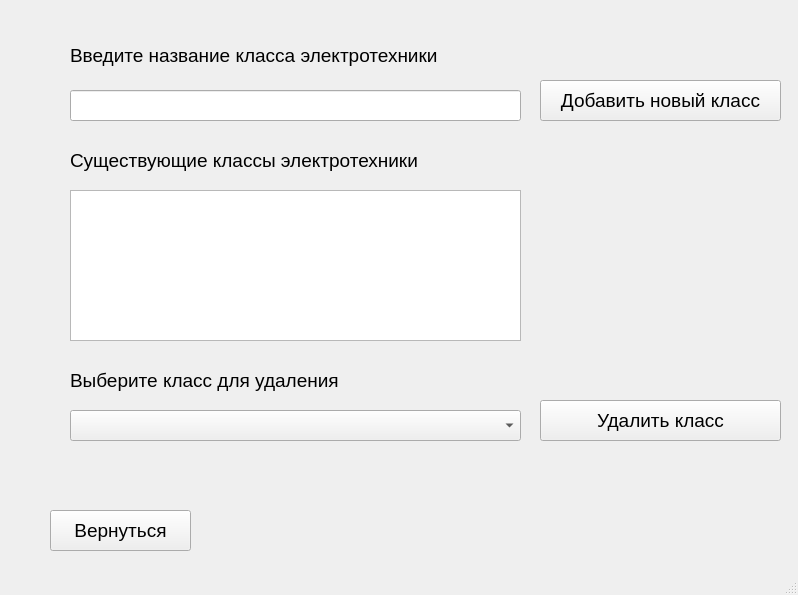
<?xml version="1.0" encoding="UTF-8"?>
<ui version="4.0">
 <class>classEditor</class>
 <widget class="QMainWindow" name="classEditor">
  <property name="geometry">
   <rect>
    <x>0</x>
    <y>0</y>
    <width>798</width>
    <height>595</height>
   </rect>
  </property>
  <property name="minimumSize">
   <size>
    <width>798</width>
    <height>595</height>
   </size>
  </property>
  <property name="maximumSize">
   <size>
    <width>798</width>
    <height>595</height>
   </size>
  </property>
  <property name="windowTitle">
   <string>Редактор знаний. Классы</string>
  </property>
  <widget class="QWidget" name="centralwidget">
   <widget class="QPushButton" name="button_classAdd_classEditor">
    <property name="geometry">
     <rect>
      <x>540</x>
      <y>80</y>
      <width>241</width>
      <height>41</height>
     </rect>
    </property>
    <property name="font">
     <font>
      <pointsize>14</pointsize>
     </font>
    </property>
    <property name="text">
     <string>Добавить новый класс</string>
    </property>
   </widget>
   <widget class="QLabel" name="label">
    <property name="geometry">
     <rect>
      <x>70</x>
      <y>45</y>
      <width>461</width>
      <height>21</height>
     </rect>
    </property>
    <property name="font">
     <font>
      <pointsize>14</pointsize>
     </font>
    </property>
    <property name="text">
     <string>Введите название класса электротехники</string>
    </property>
   </widget>
   <widget class="QLabel" name="label_2">
    <property name="geometry">
     <rect>
      <x>70</x>
      <y>150</y>
      <width>451</width>
      <height>21</height>
     </rect>
    </property>
    <property name="font">
     <font>
      <pointsize>14</pointsize>
     </font>
    </property>
    <property name="text">
     <string>Существующие классы электротехники</string>
    </property>
   </widget>
   <widget class="QPushButton" name="button_goBack_classEditor">
    <property name="geometry">
     <rect>
      <x>50</x>
      <y>510</y>
      <width>141</width>
      <height>41</height>
     </rect>
    </property>
    <property name="font">
     <font>
      <pointsize>14</pointsize>
     </font>
    </property>
    <property name="text">
     <string>Вернуться</string>
    </property>
   </widget>
   <widget class="QTextEdit" name="text_classExist_classEditor">
    <property name="geometry">
     <rect>
      <x>70</x>
      <y>190</y>
      <width>451</width>
      <height>151</height>
     </rect>
    </property>
   </widget>
   <widget class="QComboBox" name="comboBox_classDelete_classEditor">
    <property name="geometry">
     <rect>
      <x>70</x>
      <y>410</y>
      <width>451</width>
      <height>31</height>
     </rect>
    </property>
    <property name="font">
     <font>
      <pointsize>14</pointsize>
     </font>
    </property>
   </widget>
   <widget class="QLabel" name="label_3">
    <property name="geometry">
     <rect>
      <x>70</x>
      <y>370</y>
      <width>451</width>
      <height>21</height>
     </rect>
    </property>
    <property name="font">
     <font>
      <pointsize>14</pointsize>
     </font>
    </property>
    <property name="text">
     <string>Выберите класс для удаления</string>
    </property>
   </widget>
   <widget class="QPushButton" name="button_classDelete_classEditor">
    <property name="geometry">
     <rect>
      <x>540</x>
      <y>400</y>
      <width>241</width>
      <height>41</height>
     </rect>
    </property>
    <property name="font">
     <font>
      <pointsize>14</pointsize>
     </font>
    </property>
    <property name="text">
     <string>Удалить класс</string>
    </property>
   </widget>
   <widget class="QLineEdit" name="line_classAdd_classEditor">
    <property name="geometry">
     <rect>
      <x>70</x>
      <y>90</y>
      <width>451</width>
      <height>31</height>
     </rect>
    </property>
   </widget>
  </widget>
  <widget class="QMenuBar" name="menubar">
   <property name="geometry">
    <rect>
     <x>0</x>
     <y>0</y>
     <width>798</width>
     <height>22</height>
    </rect>
   </property>
  </widget>
  <widget class="QStatusBar" name="statusbar"/>
 </widget>
 <resources/>
 <connections/>
</ui>
